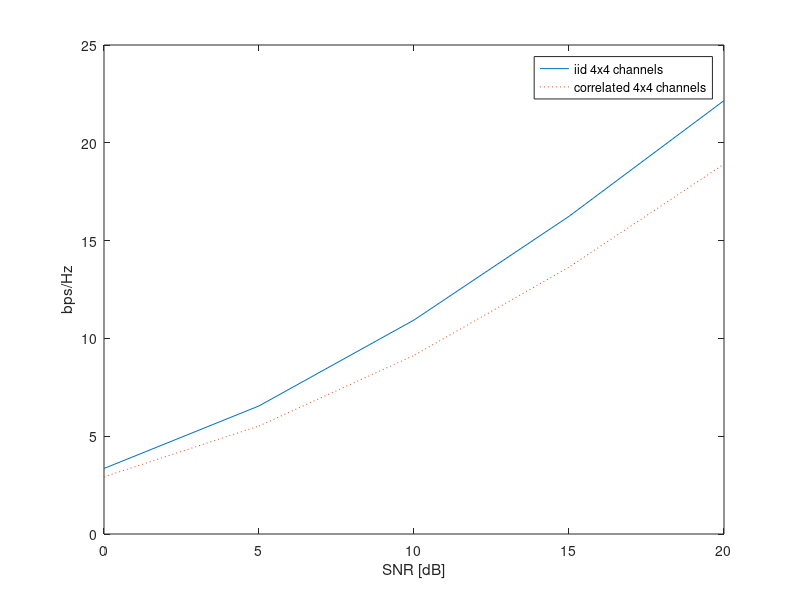

Write the MATLAB code that produced this figure.
%Ergodic_Capacity_Correlation.m
% Capacity reduction due to correlation of the MIMO channels

%MIMO-OFDM Wireless Communications with MATLAB㈢   Yong Soo Cho, Jaekwon Kim, Won Young Yang and Chung G. Kang
%2010 John Wiley & Sons (Asia) Pte Ltd

clear all, close all;
SNR_dB=[0:5:20];  SNR_linear=10.^(SNR_dB/10);
N_iter=1000;  N_SNR=length(SNR_dB);
%%----------------- 4x4 -----------------------------
nT=4;  nR=4;  n=min(nT,nR);  I = eye(n);  sq2=sqrt(0.5);
R=[1                      0.76*exp(0.17j*pi)   0.43*exp(0.35j*pi)    0.25*exp(0.53j*pi);
   0.76*exp(-0.17j*pi)   1                     0.76*exp(0.17j*pi)    0.43*exp(0.35j*pi);
   0.43*exp(-0.35j*pi)   0.76*exp(-0.17j*pi)   1                     0.76*exp(0.17j*pi);
   0.25*exp(-0.53j*pi)   0.43*exp(-0.35j*pi)   0.76*exp(-0.17j*pi)   1                  ];
C_44_iid=zeros(1,N_SNR);  C_44_corr=zeros(1,N_SNR);
for iter=1:N_iter
   H_iid = sq2*(randn(nR,nT)+j*randn(nR,nT));
   H_corr = H_iid*R^(1/2);
   tmp1 = H_iid'*H_iid/nT;  tmp2 = H_corr'*H_corr/nT;
   for i=1:N_SNR
      C_44_iid(i) = C_44_iid(i) + log2(det(I+SNR_linear(i)*tmp1));
      C_44_corr(i) = C_44_corr(i) + log2(det(I+SNR_linear(i)*tmp2));
   end
end
C_44_iid = real(C_44_iid)/N_iter;  C_44_corr = real(C_44_corr)/N_iter;
plot(SNR_dB,C_44_iid, SNR_dB,C_44_corr,':');
xlabel('SNR [dB]'); ylabel('bps/Hz'); set(gca,'fontsize',10)
legend('iid 4x4 channels','correlated 4x4 channels');
